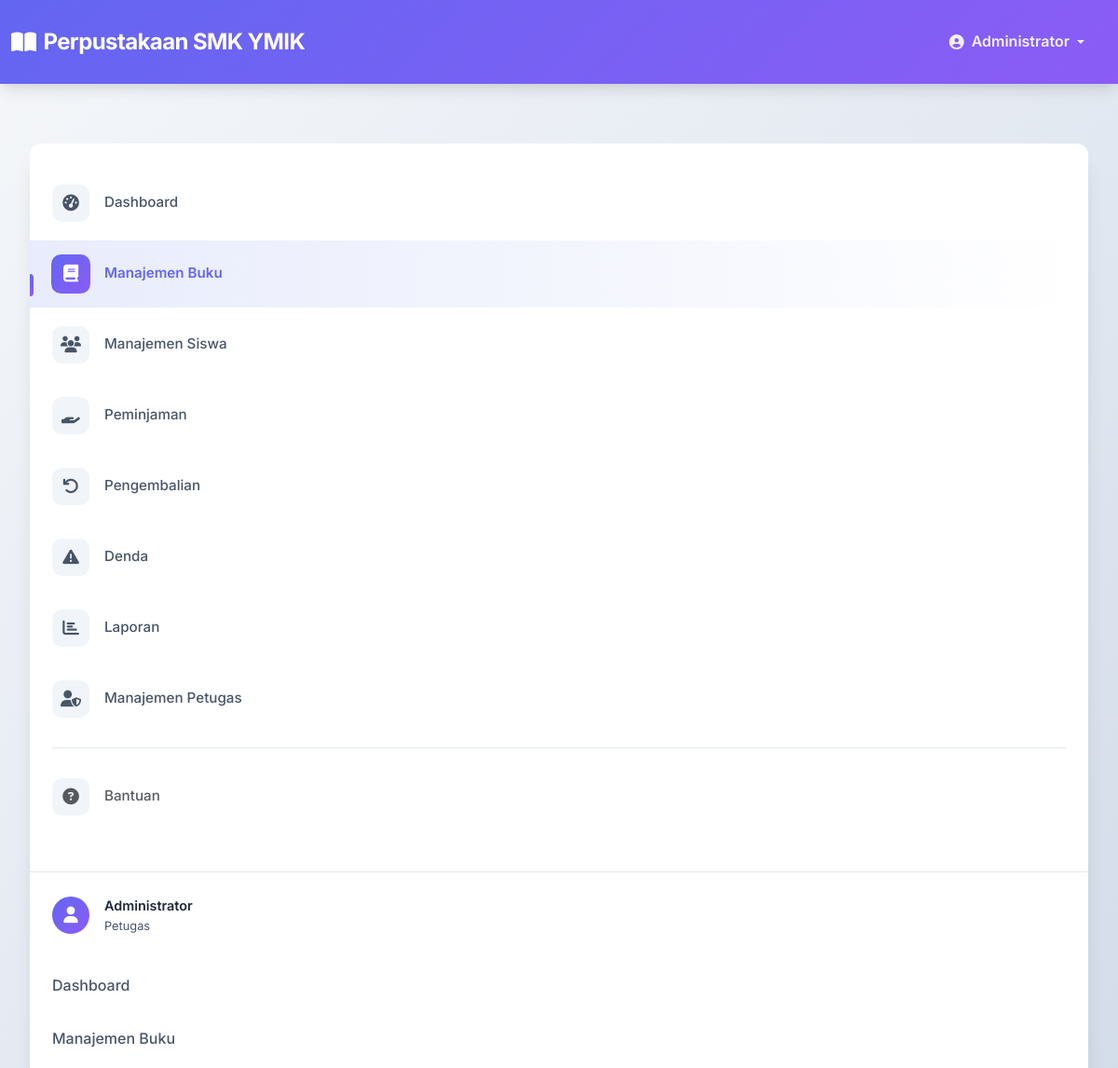
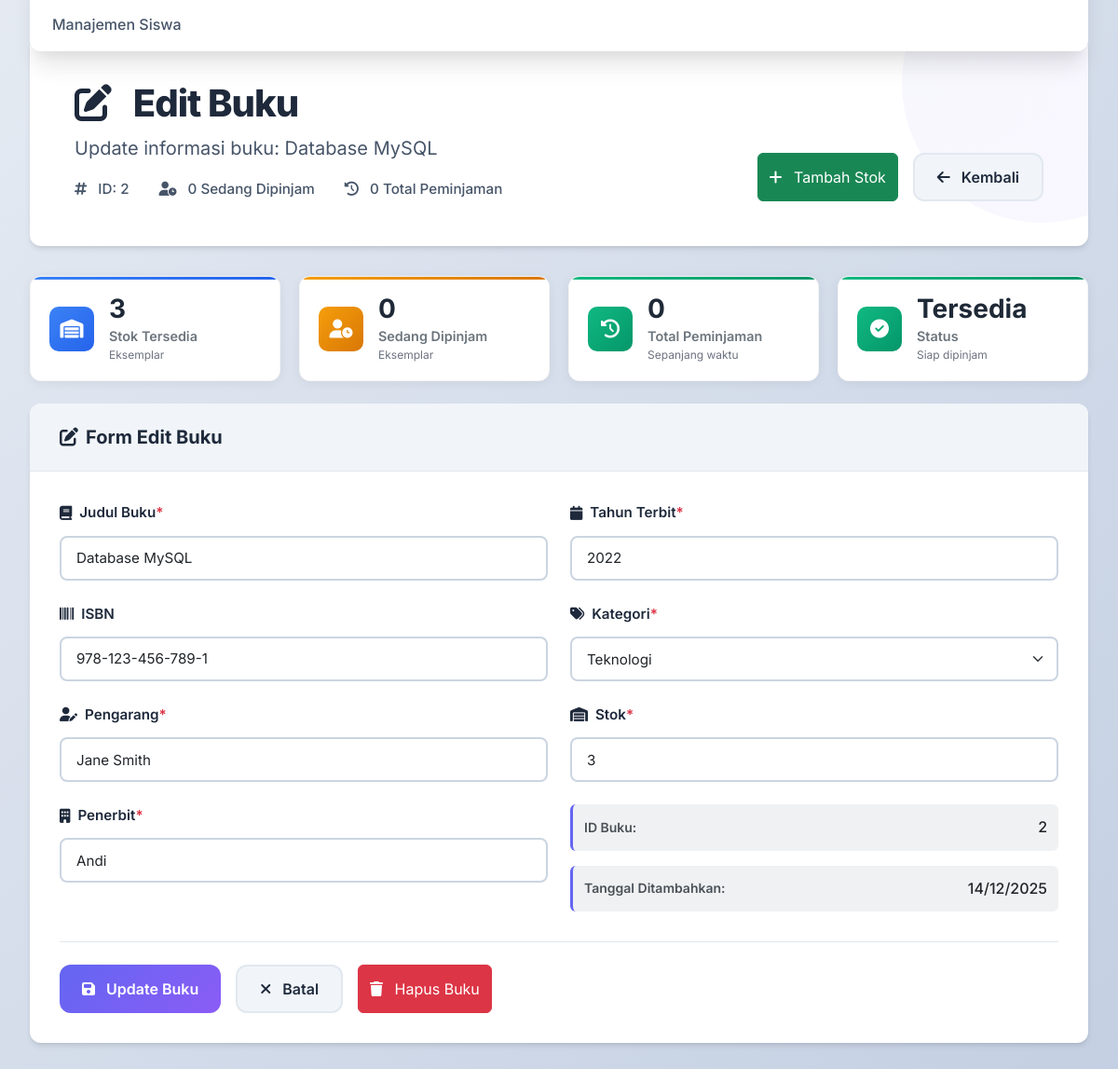
Page /buku/edit.php?id=2 (signed in) on the committed database (2 pictures, top to bottom).
### tables this page shows
CREATE TABLE buku (
    id_buku INT AUTO_INCREMENT PRIMARY KEY,
    judul VARCHAR(200) NOT NULL,
    isbn VARCHAR(20) UNIQUE,
    pengarang VARCHAR(100) NOT NULL,
    penerbit VARCHAR(100) NOT NULL,
    tahun_terbit YEAR NOT NULL,
    kategori VARCHAR(50) NOT NULL,
    stok INT DEFAULT 0
);

### buku/edit.php (the view, shortened to what this page needs)
<?php
$db = new Database();
$conn = $db->getConnection();
$id = $_GET['id'] ?? 0;
$stmt = $conn->prepare("SELECT * FROM buku WHERE id_buku = ?");
$stmt->bind_param("i", $id);
$stmt->execute();
$result = $stmt->get_result();
$book = $result->fetch_assoc();
$stmt = $conn->prepare("SELECT COUNT(*) as borrowed FROM detail_pinjam dp
                       JOIN peminjaman p ON dp.id_pinjam = p.id_pinjam
                       WHERE dp.id_buku = ? AND p.status_pinjam = 'Dipinjam'");
$stmt->bind_param("i", $id);
$stmt->execute();
$borrowed_count = $stmt->get_result()->fetch_assoc()['borrowed'];
$stmt = $conn->prepare("SELECT COUNT(*) as total_borrowed FROM detail_pinjam WHERE id_buku = ?");
$stmt->bind_param("i", $id);
$stmt->execute();
$total_borrowed = $stmt->get_result()->fetch_assoc()['total_borrowed'];
?>
<!DOCTYPE html>
<html lang="id">
<head>
    <link href="https://cdn.jsdelivr.net/npm/bootstrap@5.3.0/dist/css/bootstrap.min.css" rel="stylesheet">
    <link href="https://cdnjs.cloudflare.com/ajax/libs/font-awesome/6.4.0/css/all.min.css" rel="stylesheet">
    <link href="../assets/css/style.css" rel="stylesheet">
</head>
<body class="modern-body">
    <?php include '../includes/navbar.php'; ?>
    <div class="dashboard-container">
        <div class="dashboard-sidebar">
            <?php include '../includes/sidebar.php'; ?>
        </div>
        <main class="dashboard-main">
            <div class="welcome-header">
                <div class="welcome-content">
                    <div class="welcome-text">
                        <h1 class="welcome-title">
                            <i class="fas fa-edit me-3"></i>
                            Edit Buku
                        </h1>
                        <p class="welcome-subtitle">
                            Update informasi buku: <?= htmlspecialchars($book['judul']) ?>
                        </p>
                        <div class="welcome-meta">
                            <span class="meta-item">
                                <i class="fas fa-hashtag me-2"></i>
                                ID: <?= $book['id_buku'] ?>
                            </span>
                            <span class="meta-item">
                                <i class="fas fa-user-clock me-2"></i>
                                <?= $borrowed_count ?> Sedang Dipinjam
                            </span>
                            <span class="meta-item">
                                <i class="fas fa-history me-2"></i>
                                <?= $total_borrowed ?> Total Peminjaman
                            </span>
                        </div>
                    </div>
                    <div class="welcome-actions">
                        <button type="button" class="btn btn-success" data-bs-toggle="modal" data-bs-target="#addStockModal">
                            <i class="fas fa-plus me-2"></i>
                            Tambah Stok
                        </button>
                        <a href="index.php" class="btn btn-light-custom">
                            <i class="fas fa-arrow-left me-2"></i>
                            Kembali
                        </a>
                    </div>
                </div>
            </div>
            <div class="stats-grid mb-4">
                <div class="stat-card stat-info">
                    <div class="stat-icon">
                        <i class="fas fa-warehouse"></i>
                    </div>
                    <div class="stat-content">
                        <div class="stat-number"><?= $book['stok'] ?></div>
                        <div class="stat-label">Stok Tersedia</div>
                        <div class="stat-sublabel">Eksemplar</div>
                    </div>
                </div>
                <div class="stat-card stat-warning">
                    <div class="stat-icon">
                        <i class="fas fa-user-clock"></i>
                    </div>
                    <div class="stat-content">
                        <div class="stat-number"><?= $borrowed_count ?></div>
                        <div class="stat-label">Sedang Dipinjam</div>
                        <div class="stat-sublabel">Eksemplar</div>
                    </div>
                </div>
                <div class="stat-card stat-success">
                    <div class="stat-icon">
                        <i class="fas fa-history"></i>
                    </div>
                    <div class="stat-content">
                        <div class="stat-number"><?= $total_borrowed ?></div>
                        <div class="stat-label">Total Peminjaman</div>
                        <div class="stat-sublabel">Sepanjang waktu</div>
                    </div>
                </div>
                <div class="stat-card <?= $book['stok'] > 0 ? 'stat-success' : 'stat-danger' ?>">
                    <div class="stat-icon">
                        <i class="fas fa-<?= $book['stok'] > 0 ? 'check-circle' : 'exclamation-triangle' ?>"></i>
                    </div>
                    <div class="stat-content">
                        <div class="stat-number"><?= $book['stok'] > 0 ? 'Tersedia' : 'Habis' ?></div>
                        <div class="stat-label">Status</div>
                        <div class="stat-sublabel"><?= $book['stok'] > 0 ? 'Siap dipinjam' : 'Perlu restok' ?></div>
                    </div>
                </div>
            </div>
            <div class="data-table-container">
                <div class="table-header">
                    <h3 class="table-title">
                        <i class="fas fa-edit me-2"></i>
                        Form Edit Buku
                    </h3>
                </div>
                <div class="table-content">
                    <form method="POST">
                        <div class="row">
                            <div class="col-md-6">
                                <div class="form-group">
                                    <label for="judul" class="form-label">
                                        <i class="fas fa-book me-2"></i>Judul Buku
                                        <span class="text-danger">*</span>
                                    </label>
                                    <input type="text" class="form-control" id="judul" name="judul"
                                           value="<?= htmlspecialchars($book['judul']) ?>" required>
                                </div>
                                <div class="form-group">
                                    <label for="isbn" class="form-label">
                                        <i class="fas fa-barcode me-2"></i>ISBN
                                    </label>
                                    <input type="text" class="form-control" id="isbn" name="isbn"
                                           value="<?= htmlspecialchars($book['isbn']) ?>">
                                </div>
                                <div class="form-group">
                                    <label for="pengarang" class="form-label">
                                        <i class="fas fa-user-edit me-2"></i>Pengarang
                                        <span class="text-danger">*</span>
                                    </label>
                                    <input type="text" class="form-control" id="pengarang" name="pengarang"
                                           value="<?= htmlspecialchars($book['pengarang']) ?>" required>
                                </div>
                                <div class="form-group">
                                    <label for="penerbit" class="form-label">
                                        <i class="fas fa-building me-2"></i>Penerbit
                                        <span class="text-danger">*</span>
                                    </label>
                                    <input type="text" class="form-control" id="penerbit" name="penerbit"
                                           value="<?= htmlspecialchars($book['penerbit']) ?>" required>
                                </div>
                            </div>
                            <div class="col-md-6">
                                <div class="form-group">
                                    <label for="tahun_terbit" class="form-label">
                                        <i class="fas fa-calendar me-2"></i>Tahun Terbit
                                        <span class="text-danger">*</span>
                                    </label>
                                    <input type="number" class="form-control" id="tahun_terbit" name="tahun_terbit"
                                           min="1900" max="<?= date('Y') ?>" value="<?= $book['tahun_terbit'] ?>" required>
                                </div>
                                <div class="form-group">
                                    <label for="kategori" class="form-label">
                                        <i class="fas fa-tags me-2"></i>Kategori
                                        <span class="text-danger">*</span>
                                    </label>
                                    <select class="form-select" id="kategori" name="kategori" required>
                                        <option value="Teknologi" <?= $book['kategori'] == 'Teknologi' ? 'selected' : '' ?>>Teknologi</option>
                                    </select>
                                </div>
                                <div class="form-group">
                                    <label for="stok" class="form-label">
                                        <i class="fas fa-warehouse me-2"></i>Stok
                                        <span class="text-danger">*</span>
                                    </label>
                                    <input type="number" class="form-control" id="stok" name="stok"
                                           min="0" value="<?= $book['stok'] ?>" required>
                                </div>
                                <div class="current-data">
                                    <div class="data-row">
                                        <span class="data-label">ID Buku:</span>
                                        <span class="data-value"><?= $book['id_buku'] ?></span>
                                    </div>
                                    <div class="data-row">
                                        <span class="data-label">Tanggal Ditambahkan:</span>
                                        <span class="data-value"><?= date('d/m/Y', strtotime($book['created_at'] ?? 'now')) ?></span>
                                    </div>
                                </div>
                            </div>
                        </div>
                        <div class="form-actions">
                            <button type="submit" class="btn btn-primary-custom">
                                <i class="fas fa-save me-2"></i>
                                Update Buku
                            </button>
                            <a href="index.php" class="btn btn-light-custom">
                                <i class="fas fa-times me-2"></i>
                                Batal
                            </a>
                            <button type="button" class="btn btn-danger" data-bs-toggle="modal" data-bs-target="#deleteModal">
                                <i class="fas fa-trash me-2"></i>
                                Hapus Buku
                            </button>
                        </div>
                    </form>
                </div>
            </div>
        </main>
    </div>
</body>
</html>

### rows in the picture
buku: judul "Database MySQL", id_buku "2", stok "3", isbn "978-123-456-789-1", pengarang "Jane Smith", penerbit "Andi", tahun_terbit "2022", kategori "Teknologi"

### other values in the picture
$_SESSION['nama_petugas'] "Administrator"
$borrowed_count "0"
$total_borrowed "0"
date('d/m/Y', strtotime($book['created_at'] ?? 'now')) "14/12/2025"
